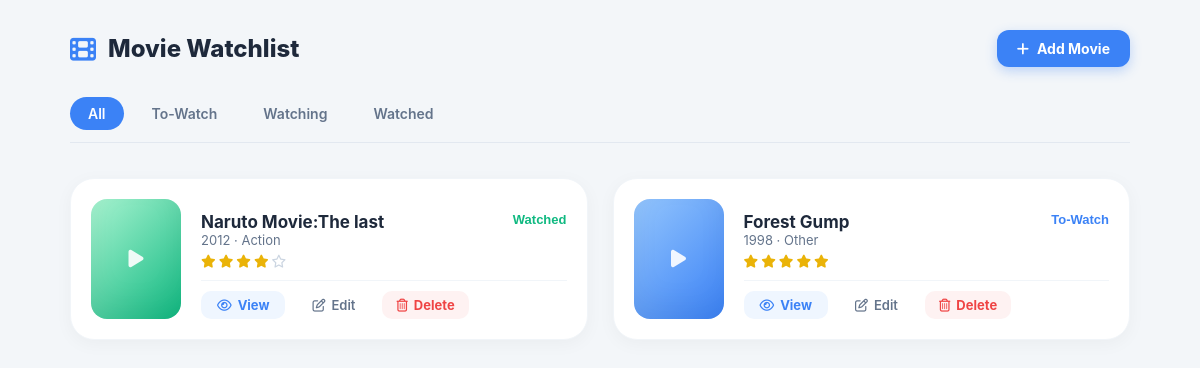
/movies, run on an earlier commit of the app's database.
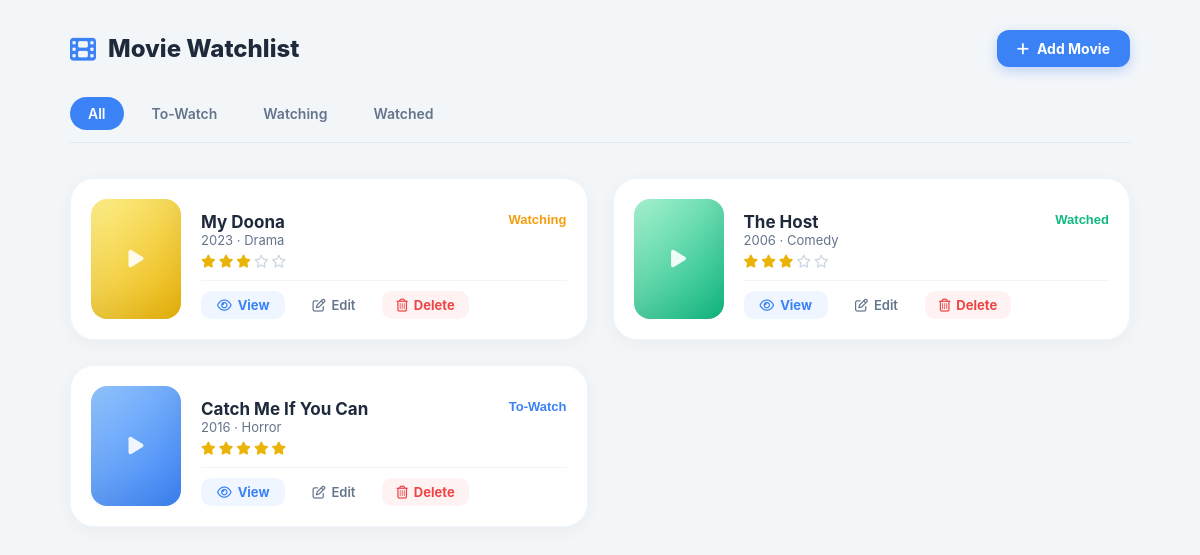
And on a later commit of the database.
### tables this page shows
CREATE TABLE movies (
            id INTEGER PRIMARY KEY AUTOINCREMENT,
            title TEXT NOT NULL,
            genre TEXT,
            release_year INTEGER,
            rating INTEGER,
            status TEXT NOT NULL,
            notes TEXT
        );

### endpoint/movies.py (the view)
@movies_bp.route('/movies', methods=['GET', 'POST'])
def index():
    movies = get_all_movies_service()
    return render_template('index.html', movies=movies)

### business_logic/movie_service.py (called while the page is built)
def get_all_movies_service():
    conn = get_db_connection()
    rows = conn.execute('SELECT * FROM movies').fetchall()
    conn.close()
    return [Movie.from_row(row) for row in rows]

### data_access/movie_repository.py (called while the page is built)
def get_db_connection():
    conn = sqlite3.connect(DATABASE)
    conn.row_factory = sqlite3.Row
    return conn

### models/movie.py (called while the page is built)
    def get_stars_display(self):
        if not self.rating:
            return "No Rating"
        return ""

    def get_status_class(self):
        return f"status-{self.status.lower().replace(' ', '-')}"

    @classmethod
    def from_row(cls, row):
        if not row:
            return None
        data = dict(row)
        return cls(
            id=data.get('id'),
            title=data.get('title'),
            genre=data.get('genre'),
            release_year=data.get('release_year'),
            rating=data.get('rating'),
            status=data.get('status'),
            notes=data.get('notes')
        )

### templates/index.html (shortened to what this page needs)
<!DOCTYPE html>
<html lang="en">
<head>
    <link rel="stylesheet" href="https://cdnjs.cloudflare.com/ajax/libs/font-awesome/6.4.0/css/all.min.css">
    <link rel="stylesheet" href="{{ url_for('static', filename='css/style.css') }}">
</head>
<body class="bg-gray-light">
    <div class="container">
        <header class="watchlist-header">
            <div class="logo-area">
                <i class="fa-solid fa-film logo-icon"></i>
                <h1 class="main-title">Movie Watchlist</h1>
            </div>
            <a href="{{ url_for('movies.create') }}" class="add-movie-btn">
                <i class="fa-solid fa-plus"></i> Add Movie
            </a>
        </header>
        <div class="filter-tabs">
            <button class="tab-btn active" data-filter="all">All</button>
            <button class="tab-btn" data-filter="to-watch">To-Watch</button>
            <button class="tab-btn" data-filter="watching">Watching</button>
            <button class="tab-btn" data-filter="watched">Watched</button>
        </div>
        <div class="movies-grid">
            {% if movies %}
                {% for movie in movies %}
                    <div class="movie-item-card" data-status="{{ movie.status | lower }}">
                        <div class="movie-poster-placeholder status-{{ movie.status | lower }}">
                            <i class="fa-solid fa-play play-icon"></i>
                        </div>
                        <div class="movie-card-details">
                            <div style="display: flex; justify-content: space-between; align-items: flex-start; width: 100%;">
                                <h2 class="movie-item-title" style="margin: 0; flex: 1;padding-right: 15px;">{{ movie.title }}</h2>
                                <span class="status-badge-text {{ movie.get_status_class() if    movie.get_status_class else '' }}">
                                    {{ movie.status }}
                                </span>
                            </div>
                            <p class="movie-item-meta">{{ movie.release_year }} · {{ movie.genre }}</p>
                            <div class="movie-item-stars">
                                {% for i in range(1, 6) %}
                                    {% if i <= movie.rating %}
                                        <i class="fa-solid fa-star gold-star"></i>
                                    {% else %}
                                        <i class="fa-regular fa-star gray-star"></i>
                                    {% endif %}
                                {% endfor %}
                            </div>
                            <div class="card-action-links">
                                <a href="{{ url_for('movies.view_movie', movie_id=movie.id) }}" class="btn-action-view">
                                    <i class="fa-regular fa-eye"></i> View
                                </a>
                                <a href="{{ url_for('movies.edit', movie_id=movie.id) }}" class="btn-action-edit">
                                    <i class="fa-regular fa-pen-to-square"></i> Edit
                                </a>
                                <form action="{{ url_for('movies.delete', movie_id=movie.id) }}" method="POST" class="delete-form" onsubmit="return confirm('Are you sure want to delete this movie.');">
                                    <button type="submit" class="btn-action-delete">
                                        <i class="fa-regular fa-trash-can"></i> Delete
                                    </button>
                                </form>
                            </div>
                        </div>
                    </div>
                {% endfor %}
            {% else %}
                <div class="empty-watchlist">
                    <i class="fa-regular fa-folder-open empty-icon"></i>
                    <p class="empty-text">No movie found. Create a new movie.</p>
                </div>
            {% endif %}
        </div>
    </div>
</body>
</html>

### static/css/style.css (style rules this page uses)
body { background-color: #f3f6f9; margin: 0; font-family: 'Inter', system-ui, -apple-system, sans-serif; color: #1e293b; }
* { margin: 0; padding: 0; box-sizing: border-box; font-family: -apple-system, BlinkMacSystemFont, "Segoe UI", Roboto, "Helvetica Neue", Arial, sans-serif; }
* { margin: 0; padding: 0; box-sizing: border-box; font-family: -apple-system, BlinkMacSystemFont, "Segoe UI", Roboto, Helvetica, Arial, sans-serif; }
body.bg-gray-light { background-color: #f3f6f9; color: #333333; min-height: 100vh; }
.container { width: 100%; max-width: 1100px; margin: 0 auto; padding: 30px 20px; }
.watchlist-header { display: flex; justify-content: space-between; align-items: center; margin-bottom: 30px; }
.logo-area { display: flex; align-items: center; gap: 12px; }
.logo-icon { font-size: 26px; color: #3b82f6; }
.main-title { font-size: 24px; font-weight: 800; color: #1e293b; }
.add-movie-btn { background-color: #3b82f6; color: #ffffff; padding: 10px 20px; border-radius: 12px; display: inline-flex; align-items: center; gap: 8px; text-decoration: none; font-size: 14px; font-weight: 700; box-shadow: 0 4px 12px rgba(59, 130, 246, 0.3); transition: all 0.2s ease; }
.filter-tabs { display: flex; gap: 10px; margin-bottom: 35px; border-bottom: 1px solid #e2e8f0; padding-bottom: 12px; }
.tab-btn { background: none; border: none; padding: 8px 18px; font-size: 14px; font-weight: 600; color: #64748b; cursor: pointer; border-radius: 20px; transition: all 0.2s ease; }
.tab-btn.active { background-color: #3b82f6; color: #ffffff; }
.movies-grid { display: grid; grid-template-columns: repeat(auto-fill, minmax(480px, 1fr)); gap: 25px; }
.movie-item-card { background-color: #ffffff; border-radius: 24px; padding: 20px; display: flex; gap: 20px; box-shadow: 0 4px 18px rgba(0, 0, 0, 0.04); border: 1px solid #f1f5f9; transition: transform 0.2s ease, box-shadow 0.2s ease; }
.movie-poster-placeholder { width: 90px; height: 120px; border-radius: 16px; display: flex; justify-content: center; align-items: center; position: relative; box-shadow: inset 0 -15px 30px rgba(0, 0, 0, 0.05); }
.play-icon { font-size: 20px; color: rgba(255, 255, 255, 0.9); }
.status-to-watch { background: linear-gradient(135deg, #93c5fd, #3b82f6); }
.status-watching { background: linear-gradient(135deg, #fef08a, #eab308); }
.status-watched { background: linear-gradient(135deg, #a7f3d0, #10b981); }
.movie-card-details { flex: 1; display: flex; flex-direction: column; justify-content: space-between; }
.movie-item-title { font-size: 17px; font-weight: 700; color: #1e293b; margin-bottom: 2px; }
.movie-item-meta { font-size: 13px; color: #64748b; margin-bottom: 6px; }
.movie-item-stars { display: flex; gap: 3px; margin-bottom: 12px; }
.gold-star { color: #eab308; font-size: 13px; }
.gray-star { color: #cbd5e1; font-size: 13px; }
.card-action-links { display: flex; gap: 15px; border-top: 1px solid #f1f5f9; padding-top: 10px; }
.btn-action-view { color: #3b82f6; background-color: #eff6ff; text-decoration: none; font-size: 13px; font-weight: 700; padding: 6px 16px; border-radius: 10px; display: inline-flex; align-items: center; gap: 6px; transition: all 0.2s ease; }
.btn-action-edit { color: #64748b; text-decoration: none; font-size: 13px; font-weight: 600; padding: 6px 12px; display: inline-flex; align-items: center; gap: 6px; transition: color 0.2s ease; }
.delete-form { margin: 0; padding: 0; display: inline-flex; }
.btn-action-delete { background-color: #fef2f2; color: #ef4444; border: none; cursor: pointer; font-size: 13px; font-weight: 700; padding: 6px 14px; border-radius: 10px; display: inline-flex; align-items: center; gap: 6px; transition: all 0.2s ease; }
.status-badge-text { font-size: 13px; font-weight: 600; font-family: sans-serif; background: none !important; padding: 0 !important; border: none !important; display: inline-block; }
.status-to-watch { color: #3b82f6 !important; }
.status-watching { color: #f59e0b !important; }
.status-watched { color: #10b981 !important; }

What changed in the data, as far as the page shows it:
removed movies: title "Naruto Movie:The last", status "Watched", release_year "2012", genre "Action", rating 4 (drawn)
added movies: title "My Doona", status "Watching", release_year "2023", genre "Drama", rating 3 (drawn)
changed movies: title "Forest Gump" → "The Host"; status "To-Watch" → "Watched"; release_year "1998" → "2006"; genre "Other" → "Comedy"; rating 5 → 3 (drawn)
added movies: title "Catch Me If You Can", status "To-Watch", release_year "2016", genre "Horror", rating 5 (drawn)
